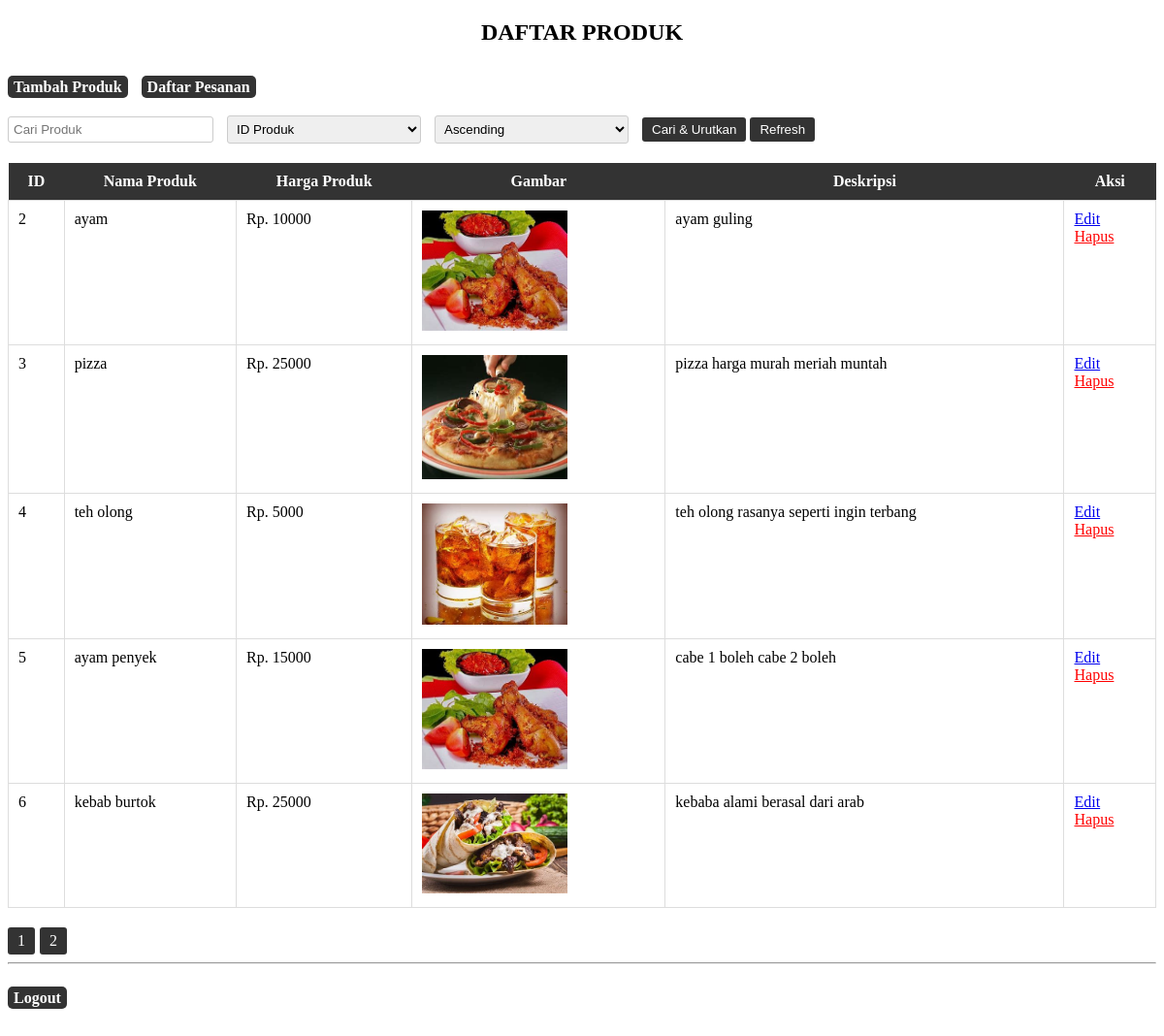
Page /seller.php (signed in) on the committed database.
### tables this page shows
CREATE TABLE `menu_produk` (
  `id_produk` int(11) NOT NULL,
  `nama_produk` varchar(255) NOT NULL,
  `harga_produk` int(11) NOT NULL,
  `gambar_produk` varchar(255) NOT NULL,
  `deskripsi_produk` text DEFAULT NULL
);

### seller.php (the view, shortened to what this page needs)
<?php
$conn = mysqli_connect("localhost", "root", "", "kantin");
$items_per_page = 5;
$current_page = isset($_GET['page']) ? $_GET['page'] : 1;
$search = isset($_GET['search']) ? $_GET['search'] : '';
$order_by = isset($_GET['order_by']) ? $_GET['order_by'] : 'id_produk';
$order_dir = isset($_GET['order_dir']) ? $_GET['order_dir'] : 'ASC';
$start_from = ($current_page - 1) * $items_per_page;
$count_query = "SELECT COUNT(*) AS total_items FROM menu_produk
                WHERE id_produk LIKE '%$search%'
                OR nama_produk LIKE '%$search%'
                OR harga_produk LIKE '%$search%'";
$count_result = mysqli_query($conn, $count_query);
$total_items = 0;
if ($count_result) {
    $count_row = mysqli_fetch_assoc($count_result);
    $total_items = $count_row['total_items'];
}
$query = "SELECT * FROM menu_produk
          WHERE id_produk LIKE '%$search%'
          OR nama_produk LIKE '%$search%'
          OR harga_produk LIKE '%$search%'
          ORDER BY $order_by $order_dir LIMIT $start_from, $items_per_page";
$result = mysqli_query($conn, $query);
?>
<!DOCTYPE html>
<html lang="en">
<head>
</head>
<body>
    <h1>DAFTAR PRODUK</h1>
    <br>
    <a class="button" href="tambah_produk.php">Tambah Produk</a>
    <a class="button" href="daftar_pesanan.php">Daftar Pesanan</a>
    <form action="" method="get">
        <input type="text" name="search" placeholder="Cari Produk" value="<?php echo $search; ?>">
        <select name="order_by">
            <option value="id_produk" <?php echo ($order_by == 'id_produk') ? 'selected' : ''; ?>>ID Produk</option>
        </select>
        <select name="order_dir">
            <option value="ASC" <?php echo ($order_dir == 'ASC') ? 'selected' : ''; ?>>Ascending</option>
        </select>
        <input type="submit" value="Cari & Urutkan">
        <input type="submit" name="refresh" value="Refresh">
    </form>
    <table>
    <tr>
        <th>ID</th>
        <th>Nama Produk</th>
        <th>Harga Produk</th>
        <th>Gambar</th>
        <th>Deskripsi</th>
        <th>Aksi</th>
    </tr>
    <?php
    while ($row = mysqli_fetch_assoc($result)) {
        echo "<tr>";
        echo "<td>{$row['id_produk']}</td>";
        echo "<td>{$row['nama_produk']}</td>";
        echo "<td>Rp. {$row['harga_produk']}</td>";
        echo "<td><img src='img/{$row['gambar_produk']}' alt='{$row['nama_produk']}' class='product-image'></td>";
        echo "<td>{$row['deskripsi_produk']}</td>";
        echo "<td>";
        echo "<a href='edit_produk.php?id={$row['id_produk']}'>Edit</a><br>";
        echo "<a href='javascript:void(0);' onclick='konfirmasiHapus({$row['id_produk']})' class='hapus'>Hapus</a>";
        echo "</td>";
        echo "</tr>";
    }
    ?>
</table>
    <?php
    $total_pages = ceil($total_items / $items_per_page);
    echo "<div class='pagination'>";
    for ($page = 1; $page <= $total_pages; $page++) {
        echo "<a href='seller.php?page={$page}&search={$search}&order_by={$order_by}&order_dir={$order_dir}'>{$page}</a>";
    }
    echo "</div>";
    ?>
    <hr>
    <br>
    <a class="button" href="logout_seller.php">Logout</a>
    <br>
    <br>
    <br>
</body>
</html>

### seller.php (style rules this page uses)
table { width: 100%; border-collapse: collapse; margin-top: 20px; }
th, td { padding: 10px; text-align: left; vertical-align: top; }
th { background-color: #333; text-align: center; color: white; }
td { border: 1px solid #ddd; }
img.product-image { max-width: 150px; height: auto; }
form { margin-top: 20px; margin-bottom: 20px; }
input[type="text"], select { margin-right: 10px; padding: 5px; border: 1px solid #ccc; border-radius: 3px; width: 200px; }
input[type="submit"] { background-color: #333; color: white; border: none; padding: 5px 10px; border-radius: 3px; cursor: pointer; }
.pagination { margin-top: 20px; }
.pagination a { display: inline-block; padding: 5px 10px; margin-right: 5px; background-color: #333; color: white; text-decoration: none; border-radius: 3px; }
h1 { text-align: center; font-size: 24px; margin-top: 20px; }
a.button { text-decoration: none; background-color: #333; color: white; padding: 3px 6px; border-radius: 5px; margin-right: 10px; font-weight: bold; }
.hapus { color: red; }

### rows in the picture
menu_produk: id_produk "2", nama_produk "ayam", harga_produk "10000", gambar_produk+nama_produk (picture), deskripsi_produk "ayam guling"
menu_produk: id_produk "3", nama_produk "pizza", harga_produk "25000", gambar_produk+nama_produk (picture), deskripsi_produk "pizza harga murah meriah muntah"
menu_produk: id_produk "4", nama_produk "teh olong", harga_produk "5000", gambar_produk (picture), deskripsi_produk "teh olong rasanya seperti ingin terbang"
menu_produk: id_produk "5", nama_produk "ayam penyek", harga_produk "15000", gambar_produk (picture), deskripsi_produk "cabe 1 boleh cabe 2 boleh"
menu_produk: id_produk "6", nama_produk "kebab burtok", harga_produk "25000", gambar_produk (picture), deskripsi_produk "kebaba alami berasal dari arab"
